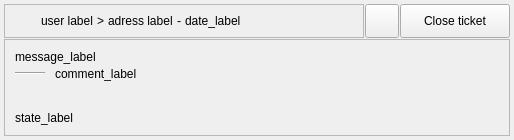
<?xml version="1.0" encoding="UTF-8"?>
<ui version="4.0">
 <class>Form</class>
 <widget class="QWidget" name="Form">
  <property name="geometry">
   <rect>
    <x>0</x>
    <y>0</y>
    <width>514</width>
    <height>140</height>
   </rect>
  </property>
  <property name="sizePolicy">
   <sizepolicy hsizetype="Preferred" vsizetype="Minimum">
    <horstretch>0</horstretch>
    <verstretch>0</verstretch>
   </sizepolicy>
  </property>
  <property name="windowTitle">
   <string>Form</string>
  </property>
  <layout class="QHBoxLayout" name="horizontalLayout">
   <property name="spacing">
    <number>0</number>
   </property>
   <property name="leftMargin">
    <number>4</number>
   </property>
   <property name="topMargin">
    <number>4</number>
   </property>
   <property name="rightMargin">
    <number>4</number>
   </property>
   <property name="bottomMargin">
    <number>4</number>
   </property>
   <item>
    <layout class="QVBoxLayout" name="verticalLayout_2">
     <property name="spacing">
      <number>1</number>
     </property>
     <item>
      <layout class="QHBoxLayout" name="horizontalLayout_5">
       <property name="spacing">
        <number>1</number>
       </property>
       <item>
        <widget class="QFrame" name="ticket_header_frame">
         <property name="frameShape">
          <enum>QFrame::StyledPanel</enum>
         </property>
         <property name="frameShadow">
          <enum>QFrame::Raised</enum>
         </property>
         <layout class="QHBoxLayout" name="horizontalLayout_4">
          <property name="spacing">
           <number>4</number>
          </property>
          <property name="leftMargin">
           <number>8</number>
          </property>
          <property name="topMargin">
           <number>4</number>
          </property>
          <property name="rightMargin">
           <number>4</number>
          </property>
          <property name="bottomMargin">
           <number>4</number>
          </property>
          <item>
           <widget class="QLabel" name="ticket_icon_label">
            <property name="minimumSize">
             <size>
              <width>24</width>
              <height>24</height>
             </size>
            </property>
            <property name="maximumSize">
             <size>
              <width>24</width>
              <height>24</height>
             </size>
            </property>
            <property name="text">
             <string/>
            </property>
           </widget>
          </item>
          <item>
           <layout class="QHBoxLayout" name="horizontalLayout_2">
            <property name="spacing">
             <number>4</number>
            </property>
            <item>
             <widget class="QLabel" name="ticket_user_label">
              <property name="sizePolicy">
               <sizepolicy hsizetype="Fixed" vsizetype="Fixed">
                <horstretch>0</horstretch>
                <verstretch>0</verstretch>
               </sizepolicy>
              </property>
              <property name="text">
               <string>user label</string>
              </property>
             </widget>
            </item>
            <item>
             <widget class="QLabel" name="label">
              <property name="sizePolicy">
               <sizepolicy hsizetype="Fixed" vsizetype="Preferred">
                <horstretch>0</horstretch>
                <verstretch>0</verstretch>
               </sizepolicy>
              </property>
              <property name="text">
               <string>&gt;</string>
              </property>
             </widget>
            </item>
            <item>
             <widget class="QLabel" name="ticket_adress_label">
              <property name="sizePolicy">
               <sizepolicy hsizetype="Fixed" vsizetype="Preferred">
                <horstretch>0</horstretch>
                <verstretch>0</verstretch>
               </sizepolicy>
              </property>
              <property name="text">
               <string>adress label</string>
              </property>
             </widget>
            </item>
            <item>
             <widget class="QLabel" name="tiret_label">
              <property name="sizePolicy">
               <sizepolicy hsizetype="Fixed" vsizetype="Fixed">
                <horstretch>0</horstretch>
                <verstretch>0</verstretch>
               </sizepolicy>
              </property>
              <property name="text">
               <string>-</string>
              </property>
             </widget>
            </item>
            <item>
             <widget class="QLabel" name="ticket_date_label">
              <property name="sizePolicy">
               <sizepolicy hsizetype="Preferred" vsizetype="Fixed">
                <horstretch>0</horstretch>
                <verstretch>0</verstretch>
               </sizepolicy>
              </property>
              <property name="text">
               <string>date_label</string>
              </property>
             </widget>
            </item>
           </layout>
          </item>
         </layout>
        </widget>
       </item>
       <item>
        <widget class="QPushButton" name="delete_ticket_pushButton">
         <property name="minimumSize">
          <size>
           <width>34</width>
           <height>34</height>
          </size>
         </property>
         <property name="maximumSize">
          <size>
           <width>34</width>
           <height>34</height>
          </size>
         </property>
         <property name="text">
          <string/>
         </property>
        </widget>
       </item>
       <item>
        <widget class="QPushButton" name="change_ticket_state_pushButton">
         <property name="sizePolicy">
          <sizepolicy hsizetype="Expanding" vsizetype="Fixed">
           <horstretch>0</horstretch>
           <verstretch>0</verstretch>
          </sizepolicy>
         </property>
         <property name="minimumSize">
          <size>
           <width>0</width>
           <height>34</height>
          </size>
         </property>
         <property name="maximumSize">
          <size>
           <width>110</width>
           <height>16777215</height>
          </size>
         </property>
         <property name="text">
          <string>Close ticket</string>
         </property>
        </widget>
       </item>
      </layout>
     </item>
     <item>
      <widget class="QFrame" name="ticket_main_frame">
       <property name="frameShape">
        <enum>QFrame::StyledPanel</enum>
       </property>
       <property name="frameShadow">
        <enum>QFrame::Raised</enum>
       </property>
       <layout class="QVBoxLayout" name="verticalLayout">
        <property name="spacing">
         <number>3</number>
        </property>
        <property name="leftMargin">
         <number>10</number>
        </property>
        <property name="topMargin">
         <number>10</number>
        </property>
        <property name="rightMargin">
         <number>10</number>
        </property>
        <property name="bottomMargin">
         <number>10</number>
        </property>
        <item>
         <widget class="QLabel" name="ticket_message_label">
          <property name="sizePolicy">
           <sizepolicy hsizetype="Preferred" vsizetype="Fixed">
            <horstretch>0</horstretch>
            <verstretch>0</verstretch>
           </sizepolicy>
          </property>
          <property name="text">
           <string>message_label</string>
          </property>
          <property name="alignment">
           <set>Qt::AlignLeading|Qt::AlignLeft|Qt::AlignTop</set>
          </property>
          <property name="wordWrap">
           <bool>true</bool>
          </property>
         </widget>
        </item>
        <item>
         <layout class="QHBoxLayout" name="horizontalLayout_6">
          <property name="spacing">
           <number>10</number>
          </property>
          <item>
           <widget class="Line" name="line">
            <property name="sizePolicy">
             <sizepolicy hsizetype="Minimum" vsizetype="Fixed">
              <horstretch>0</horstretch>
              <verstretch>0</verstretch>
             </sizepolicy>
            </property>
            <property name="minimumSize">
             <size>
              <width>30</width>
              <height>0</height>
             </size>
            </property>
            <property name="maximumSize">
             <size>
              <width>30</width>
              <height>16777215</height>
             </size>
            </property>
            <property name="orientation">
             <enum>Qt::Horizontal</enum>
            </property>
           </widget>
          </item>
          <item>
           <widget class="QLabel" name="ticket_comment_label">
            <property name="text">
             <string>comment_label</string>
            </property>
            <property name="wordWrap">
             <bool>true</bool>
            </property>
           </widget>
          </item>
         </layout>
        </item>
        <item>
         <spacer name="verticalSpacer">
          <property name="orientation">
           <enum>Qt::Vertical</enum>
          </property>
          <property name="sizeHint" stdset="0">
           <size>
            <width>20</width>
            <height>0</height>
           </size>
          </property>
         </spacer>
        </item>
        <item>
         <layout class="QHBoxLayout" name="horizontalLayout_3">
          <item>
           <widget class="QLabel" name="ticket_state_label">
            <property name="sizePolicy">
             <sizepolicy hsizetype="Fixed" vsizetype="Preferred">
              <horstretch>0</horstretch>
              <verstretch>0</verstretch>
             </sizepolicy>
            </property>
            <property name="text">
             <string>state_label</string>
            </property>
            <property name="alignment">
             <set>Qt::AlignBottom|Qt::AlignLeading|Qt::AlignLeft</set>
            </property>
           </widget>
          </item>
          <item>
           <widget class="QLabel" name="ticket_close_user_label">
            <property name="sizePolicy">
             <sizepolicy hsizetype="Fixed" vsizetype="Preferred">
              <horstretch>0</horstretch>
              <verstretch>0</verstretch>
             </sizepolicy>
            </property>
            <property name="text">
             <string/>
            </property>
           </widget>
          </item>
          <item>
           <widget class="QLabel" name="close_date_label">
            <property name="text">
             <string/>
            </property>
            <property name="alignment">
             <set>Qt::AlignBottom|Qt::AlignLeading|Qt::AlignLeft</set>
            </property>
           </widget>
          </item>
         </layout>
        </item>
       </layout>
      </widget>
     </item>
    </layout>
   </item>
  </layout>
 </widget>
 <resources/>
 <connections/>
</ui>
